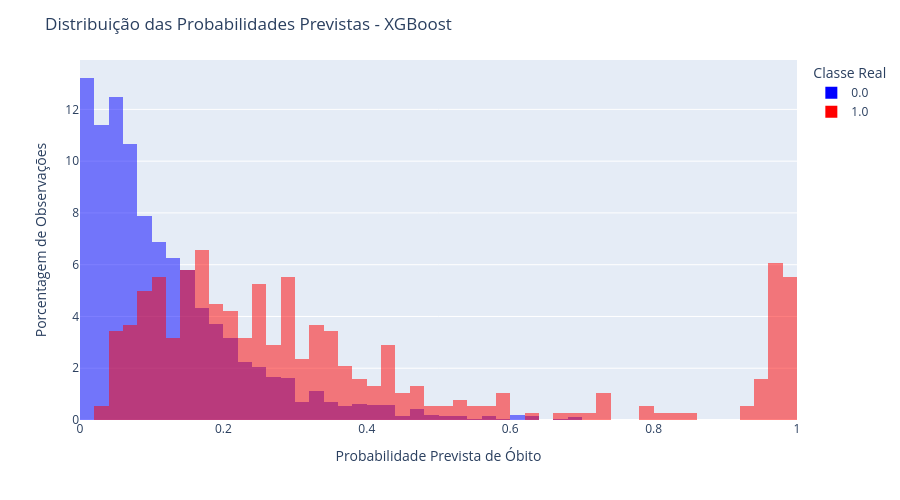

Notebook cell for this chart:
### Code cell
# Exemplo com o melhor modelo - XGBoost
df_pred = pd.DataFrame({
    "probabilidade": y_prob_xgb,
    "classe_real": y_test
})

fig = px.histogram(
    df_pred,
    x="probabilidade",
    color="classe_real",
    nbins=50,
    barmode="overlay",
    histnorm="percent",  # normaliza para comparar porcentagens
    color_discrete_map={0: "blue", 1: "red"}
)

fig.update_layout(
    title="Distribuição das Probabilidades Previstas - XGBoost",
    xaxis_title="Probabilidade Prevista de Óbito",
    yaxis_title="Porcentagem de Observações",
    legend_title="Classe Real",
    width=900,
    height=500
)

fig.show()

### Figure 1 — Plotly figure (JSON) as saved in the notebook; plotly's stock layout.template omitted (floating-point values rounded to 4 significant figures; data arrays with more than 128 entries replaced by an {"elided": "..."} marker saying what was removed)
{"data": [{"bingroup": "x", "histnorm": "percent", "hovertemplate": "classe_real=0.0<br>probabilidade=%{x}<br>percent=%{y}<extra></extra>", "legendgroup": "0.0", "marker": {"color": "blue", "opacity": 0.5, "pattern": {"shape": ""}}, "name": "0.0", "nbinsx": 50, "orientation": "v", "showlegend": true, "type": "histogram", "x": {"elided": "2051 float values"}, "xaxis": "x", "yaxis": "y"}, {"bingroup": "x", "histnorm": "percent", "hovertemplate": "classe_real=1.0<br>probabilidade=%{x}<br>percent=%{y}<extra></extra>", "legendgroup": "1.0", "marker": {"color": "red", "opacity": 0.5, "pattern": {"shape": ""}}, "name": "1.0", "nbinsx": 50, "orientation": "v", "showlegend": true, "type": "histogram", "x": {"elided": "380 float values"}, "xaxis": "x", "yaxis": "y"}], "layout": {"barmode": "overlay", "height": 500, "legend": {"title": {"text": "Classe Real"}, "tracegroupgap": 0}, "margin": {"t": 60}, "title": {"text": "Distribuição das Probabilidades Previstas - XGBoost"}, "width": 900, "xaxis": {"anchor": "y", "domain": [0, 1], "title": {"text": "Probabilidade Prevista de Óbito"}}, "yaxis": {"anchor": "x", "domain": [0, 1], "title": {"text": "Porcentagem de Observações"}}}}
